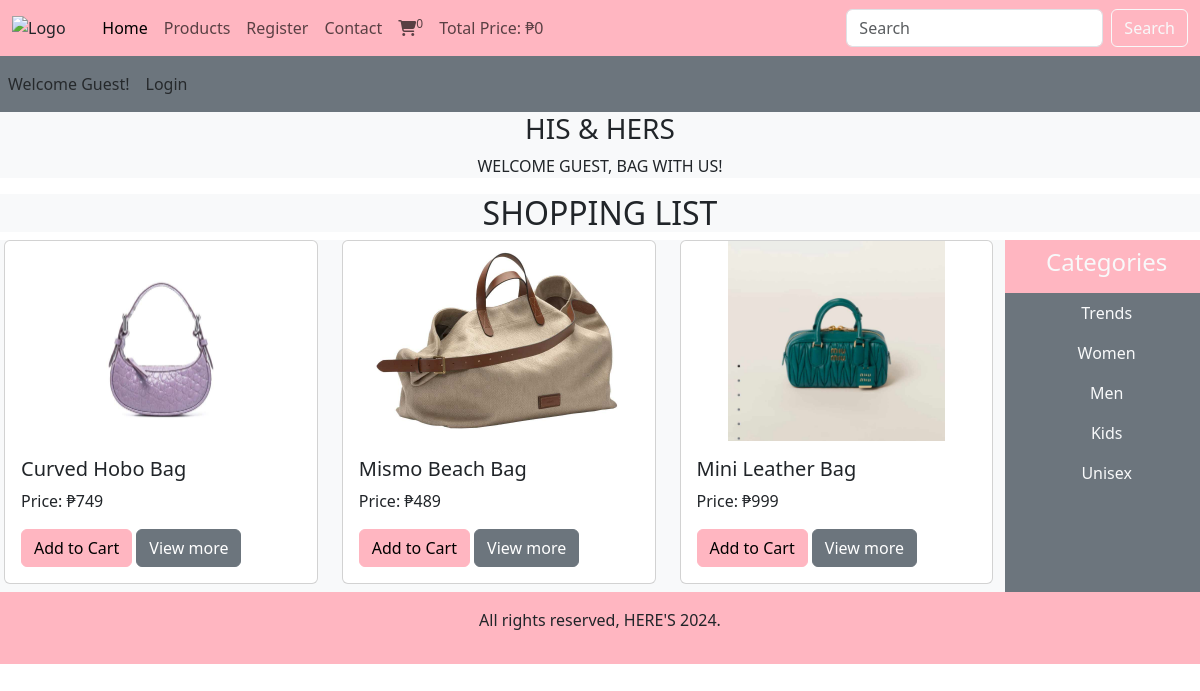
The page /user/homepage/clientpage.php?category=2 on the database as committed earlier.
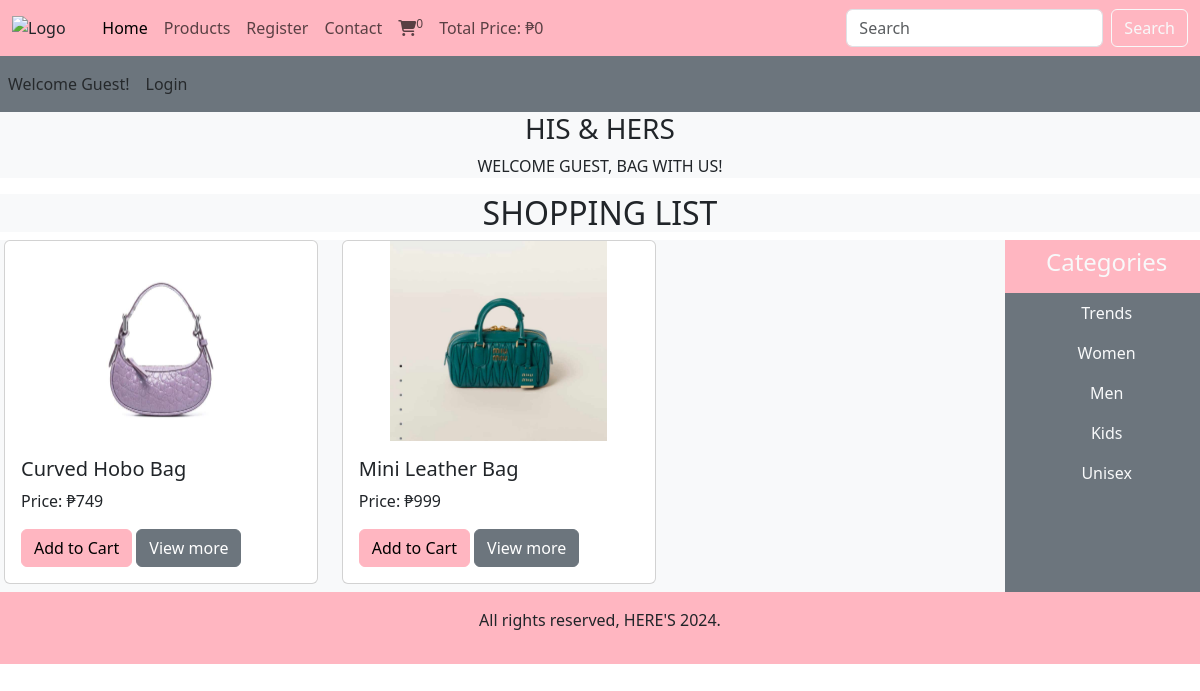
The same page on the database as committed later.
### tables this page shows
CREATE TABLE `products` (
  `product_id` int(11) NOT NULL,
  `product_title` varchar(100) NOT NULL,
  `product_keywords` varchar(255) NOT NULL,
  `category_id` int(11) NOT NULL,
  `product_image1` varchar(255) NOT NULL,
  `product_image2` varchar(255) NOT NULL,
  `product_image3` varchar(255) NOT NULL,
  `product_price` varchar(100) NOT NULL,
  `date` timestamp NOT NULL DEFAULT current_timestamp() ON UPDATE current_timestamp(),
  `status` varchar(100) NOT NULL
);

CREATE TABLE `categories` (
  `category_id` int(11) NOT NULL,
  `category_title` varchar(100) NOT NULL
);

### user/homepage/common_function.php (the view, shortened to what this page needs)
<?php
include('./connect.php');
function get_unique_categories(){
    global $con;
if(isset($_GET['category'])){
    $category_id=$_GET['category'];
    $select_query="Select * from `products` where category_id=$category_id";
                 $result_query=mysqli_query($con,$select_query);
                 while($row=mysqli_fetch_assoc($result_query)){
                    $product_id=$row['product_id'];
                    $product_title=$row['product_title'];
                    $product_image1=$row['product_image1'];
                    $product_price=$row['product_price'];
                    echo "<div class='col-md-4 mb-2'>
                    <div class='card'>
                        <img src='./product_images/$product_image1' class='card-img-top' alt='$product_title'>
                        <div class='card-body'>
                            <h5 class='card-title'>$product_title</h5>
                            <p class='card-text'>Price: ₱$product_price</p>
                            <a href='clientpage.php?add_to_cart=$product_id' class='btn btn-info btn-light-pink'>Add to Cart</a>
                            <a href='product_details.php?product_id=$product_id' class='btn btn-secondary'>View more</a>
                        </div>
                    </div>
                </div>";
                 }
}
}
function getcategories (){
    global $con;
    $select_categories="Select * from `categories`";
                $result_categories=mysqli_query($con,$select_categories);
                while($row_data=mysqli_fetch_assoc($result_categories)){
                    $category_title=$row_data['category_title'];
                    $category_id=$row_data['category_id'];
                    echo "<li class='nav-item'>
                    <a href='clientpage.php?category=$category_id' class='nav-link text-light'>$category_title</a>
                    </a>
                </li>";
                }
}
function getIPAddress() {
     if(!empty($_SERVER['HTTP_CLIENT_IP'])) {
                $ip = $_SERVER['HTTP_CLIENT_IP'];
        }
    elseif (!empty($_SERVER['HTTP_X_FORWARDED_FOR'])) {
                $ip = $_SERVER['HTTP_X_FORWARDED_FOR'];
     }
    else{
             $ip = $_SERVER['REMOTE_ADDR'];
     }
     return $ip;
}
function cart_item(){
    if(isset($_GET['add_to_cart'])){
        global $con;
        $get_ip_add = getIPAddress();
        $select_query="Select * from `cart_details` where ip_address='$get_ip_add'";
        $result_query=mysqli_query($con,$select_query);
        $count_cart_items=mysqli_num_rows($result_query);
}else{
    global $con;
        $get_ip_add = getIPAddress();
        $select_query="Select * from `cart_details` where ip_address='$get_ip_add'";
        $result_query=mysqli_query($con,$select_query);
        $count_cart_items=mysqli_num_rows($result_query);
}
echo $count_cart_items;
 }
function total_cart_price(){
    $total_price=0;
    echo $total_price;
}
?>

Rows that differ between the two databases and show on the page:
removed products: product_image1 (picture), product_title "Mismo Beach Bag", product_price "489"
